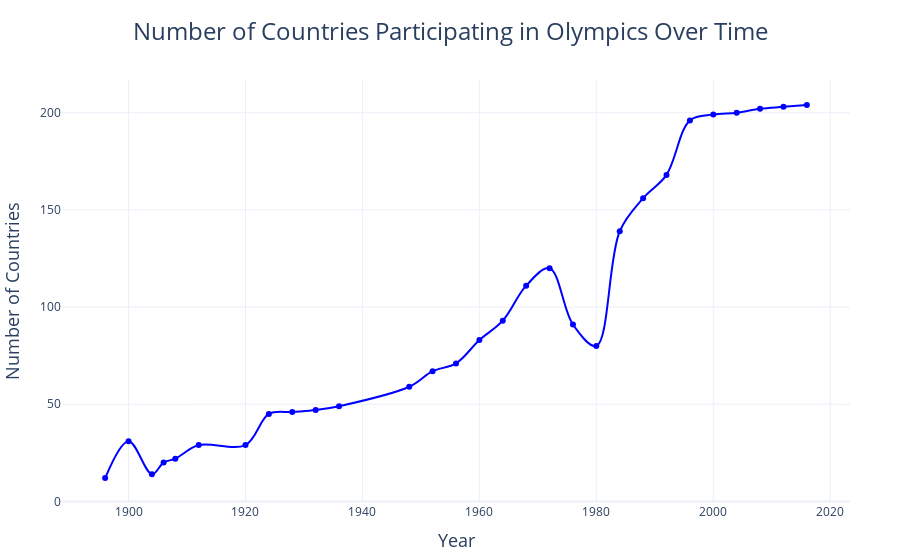

Notebook source saved alongside this figure:
### Code cell
fig = px.line(nations_over_time, x="Edition", y='No. of Countries',
              title='Number of Countries Participating in Olympics Over Time',
              labels={'Edition': 'Year', 'No. of Countries': 'Number of Countries'},
              line_shape='spline',  
              line_dash_sequence=['solid'],  
              markers=True,
              color_discrete_sequence=['blue'],  
              template='plotly_white'  
              )

fig.update_layout(
    title_font_size=24,  
    title_x=0.5,  
    xaxis_title_font_size=18,  
    yaxis_title_font_size=18,  
    legend_title_font_size=16,  
    legend_font_size=14,  
    margin=dict(l=50, r=50, t=80, b=50),  
)

fig.show()

### Figure 1 — Plotly figure (JSON) as saved in the notebook; plotly's stock layout.template omitted (floating-point values rounded to 4 significant figures)
{"data": [{"hovertemplate": "Year=%{x}<br>Number of Countries=%{y}<extra></extra>", "legendgroup": "", "line": {"color": "blue", "dash": "solid", "shape": "spline"}, "marker": {"symbol": "circle"}, "mode": "lines+markers", "name": "", "orientation": "v", "showlegend": false, "type": "scatter", "x": [1896, 1900, 1904, 1906, 1908, 1912, 1920, 1924, 1928, 1932, 1936, 1948, 1952, 1956, 1960, 1964, 1968, 1972, 1976, 1980, 1984, 1988, 1992, 1996, 2000, 2004, 2008, 2012, 2016], "xaxis": "x", "y": [12, 31, 14, 20, 22, 29, 29, 45, 46, 47, 49, 59, 67, 71, 83, 93, 111, 120, 91, 80, 139, 156, 168, 196, 199, 200, 202, 203, 204], "yaxis": "y"}], "layout": {"autosize": true, "legend": {"font": {"size": 14}, "title": {"font": {"size": 16}}, "tracegroupgap": 0}, "margin": {"b": 50, "l": 50, "r": 50, "t": 80}, "title": {"font": {"size": 24}, "text": "Number of Countries Participating in Olympics Over Time", "x": 0.5}, "xaxis": {"anchor": "y", "autorange": true, "domain": [0, 1], "range": [1889.0, 2023.0], "title": {"font": {"size": 18}, "text": "Year"}, "type": "linear"}, "yaxis": {"anchor": "x", "autorange": true, "domain": [0, 1], "range": [-2.769, 218.8], "title": {"font": {"size": 18}, "text": "Number of Countries"}, "type": "linear"}}}
